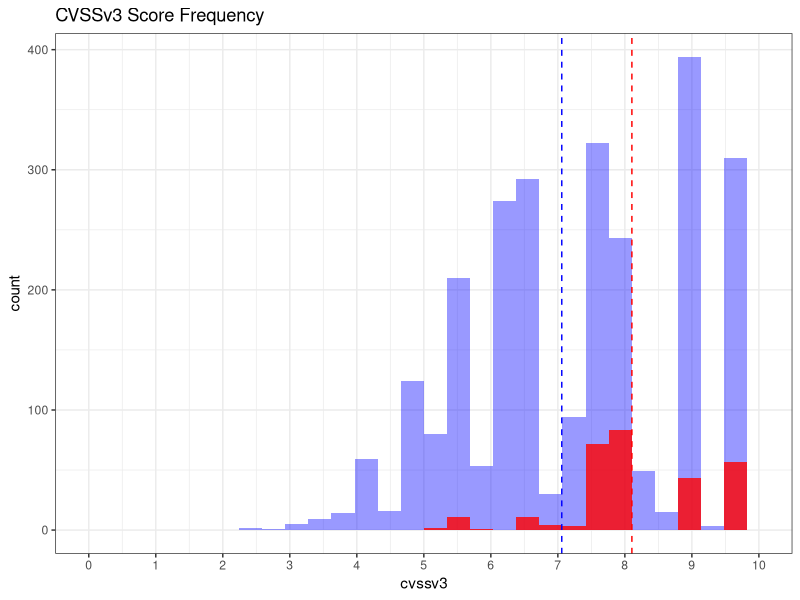
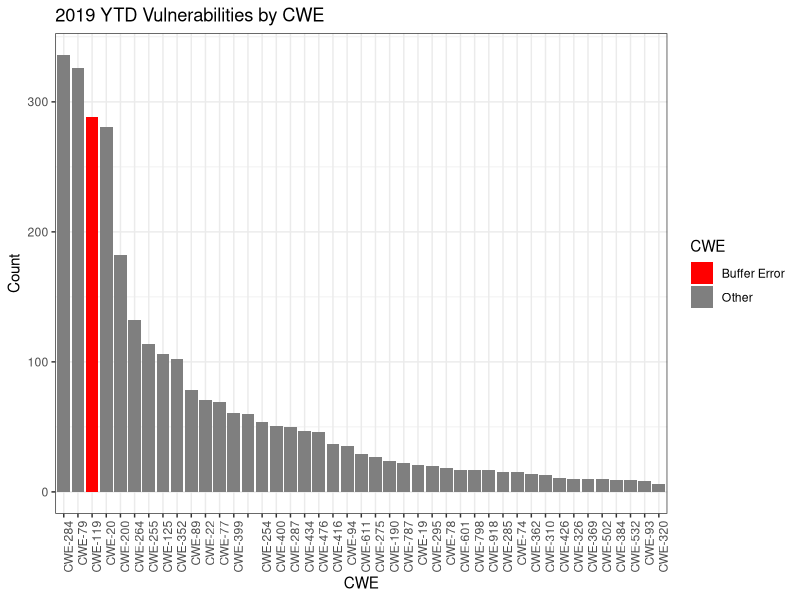

These figures' R source, in order: (Note: this script raises an error after producing the figures.)
## ---- chunk 1
getwd()
library(ggplot2)
nvd_data = read.csv("nvd/nvd.csv")
nvd_data

nvd_data_count = as.data.frame(table(nvd_data$cve_type))
nvd_data_count_sorted = nvd_data_count[order(-nvd_data_count$Freq),]
names(nvd_data_count_sorted) <- c("CWE", "count")
## ---- chunk 2
nvd_data = read.csv("nvd/nvd.csv")
bof_barfill <- "#4271AE"
bof_barlines <- "#1F3552"

ggplot(nvd_data, aes(x=cvssv3)) + 
  geom_histogram(data=subset(nvd_data, buffer_overflow == FALSE), fill = "blue", alpha = 0.4) +
  geom_histogram(data=subset(nvd_data, buffer_overflow == TRUE), fill = "red", alpha = 0.8) +
  scale_x_continuous(breaks = seq(0, 10, 1),
                     limits=c(0, 10)) +
  ggtitle("CVSSv3 Score Frequency") +
  theme_bw() +
  geom_vline(aes(xintercept=mean(subset(nvd_data$cvssv3, buffer_overflow == TRUE))), 
             color="red", linetype="dashed") + 
  geom_vline(aes(xintercept=mean(subset(nvd_data$cvssv3, buffer_overflow == FALSE))), 
             color="blue", linetype="dashed")  

## ---- chunk 3
nvd_data_count_sorted
ggplot(nvd_data_count_sorted, 
       aes(x=reorder(CWE, -count), 
           y=count, 
           fill=factor(ifelse(CWE=="CWE-119", "Buffer Error", "Other")))) +
  geom_bar(data=subset(nvd_data_count_sorted, count > 5), stat="identity") +
  xlab("CWE") +
  ylab("Count") +
  ggtitle("2019 YTD Vulnerabilities by CWE") +
  scale_fill_manual(name = "CWE", values=c("red", "grey50")) +
  theme_bw() +
  theme(axis.text.x=element_text(angle=90, hjust=1))
## ---- chunk 4
fill_blue <- "#4271AE"
perf_data = read.csv("../tomas/performance.csv")
colnames(perf_data) <- c("type", "time")
perf_data

ggplot(perf_data, aes(x=time)) +
  geom_histogram(data=subset(perf_data, type == "with_protection"), fill = fill, alpha = 0.6, bins=100) + 
  geom_histogram(data=subset(perf_data, type == "without_protection"), fill = "red", alpha = 0.7, bins=100) +
  xlab("run time (s)") +
  ggtitle("Stack Protection Performance Comparison") +
  theme_bw()

## ---- chunk 5
line <- "#1F3552"
fill <- "#4271AE"
buildlog_data = read.csv("buildlog_analysis.csv")
buildlog_data

buildlog_counts = as.data.frame(xtabs(formula=count~type + count, data=buildlog_data))
buildlog_counts_no_gcc = subset(buildlog_counts, type != "num_gcc")


ggplot(data=buildlog_counts, aes(x=type, y=Freq)) +
  geom_bar(stat="identity", fill=fill, colour=line, alpha=0.6) +
  theme_bw() +
  xlab("Option") +
  ylab("Count") +
  ggtitle("Buildlog GCC Stack Protection Option Usage") +
  geom_text(aes(label=Freq), color="black", size=3.5, vjust=1, position=position_dodge(0.9)) +
  theme(axis.text.x=element_text(angle=15, hjust=1))
## ---- chunk 6
stack_protection_status = read.csv("static_analysis/stack_protection_status.csv")
stack_protection_status

stack_protection_counts = as.data.frame(table(stack_protection_status$stack_protection))
names(stack_protection_counts) <- c("status", "count")

ggplot(data=stack_protection_counts, aes(x=status, y=count)) +
  geom_bar(stat="identity", fill=fill, colour=line, alpha=0.6) +
  theme_bw() +
  ggtitle("System Binary Stack Protection Status") +
  geom_text(aes(label=count), color="black", size=3.5, vjust=1, position=position_dodge(0.9)) +
  theme(axis.text.x=element_text(angle=15, hjust=1))
